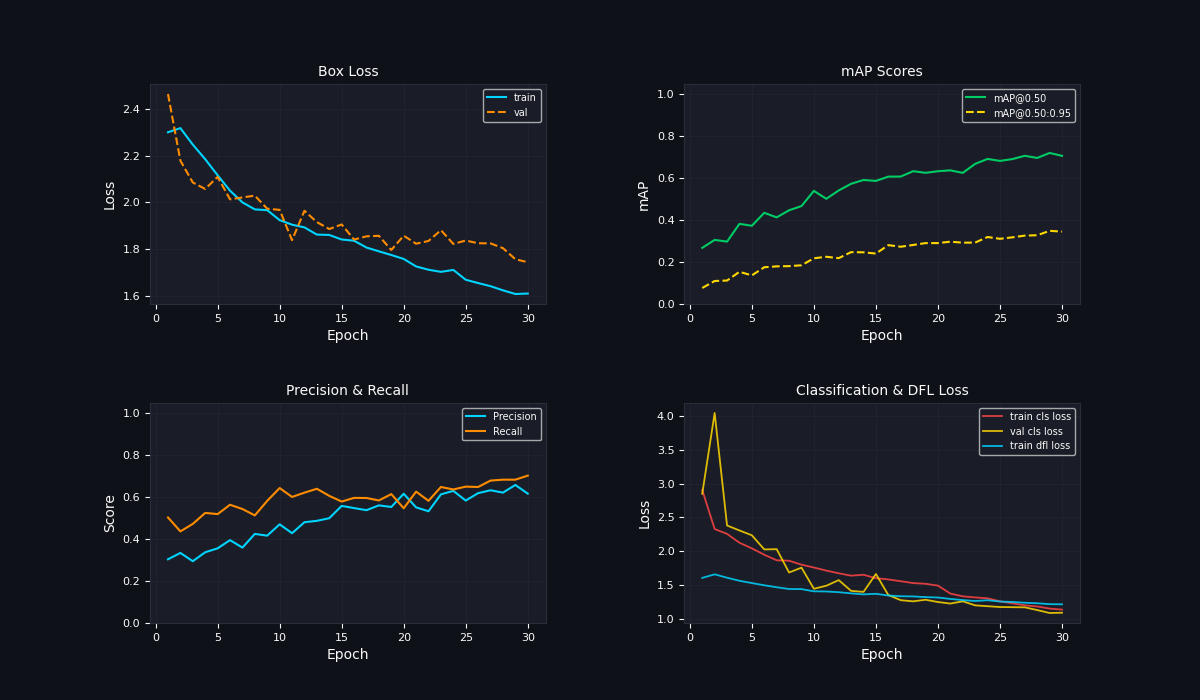
#> input picture stats/training_curves.png, 1200 x 700 px
$ python preprocessing.py --image stats/training_curves.png
#> lines starting #> are read from the running program, lines starting #| are printed output that depends on the picture
# ============================================================
#  preprocessing.py  —  CLAHE frame enhancement
# ============================================================

import cv2
import numpy as np
from config import CLAHE_ENABLED, CLAHE_CLIP, CLAHE_GRID


def enhance_frame(frame: np.ndarray) -> np.ndarray:
    """
    Applies CLAHE to the L channel of LAB colour space.
    Boosts contrast in low-light/hazy frames without colour shift.
    """
    if not CLAHE_ENABLED:
        return frame

    lab = cv2.cvtColor(frame, cv2.COLOR_BGR2LAB)
    l, a, b = cv2.split(lab)
    clahe = cv2.createCLAHE(clipLimit=CLAHE_CLIP, tileGridSize=CLAHE_GRID)
    l_enhanced = clahe.apply(l)
    enhanced_lab = cv2.merge([l_enhanced, a, b])
    return cv2.cvtColor(enhanced_lab, cv2.COLOR_LAB2BGR)


def preprocess(frame: np.ndarray) -> np.ndarray:
    """
    Master preprocessing pipeline — call this once per frame
    before passing to YOLOv8.
    Add more steps here in future phases.
    """
    frame = enhance_frame(frame)
    return frame


# ── Visual test — run directly to preview CLAHE on an image ──
# python preprocessing.py --image path\to\dark_frame.jpg

if __name__ == '__main__':
    import sys, argparse

    parser = argparse.ArgumentParser()
    parser.add_argument('--image', required=True, help='Path to a dark/hazy test frame')
    parser.add_argument('--save', default='enhanced_preview.jpg')
    args = parser.parse_args()

    original = cv2.imread(args.image)
#> original is the input picture: shape (700, 1200, 3); mean B, G, R 32, 25.1, 21.8
    if original is None:
        print(f'[ERROR] Could not read: {args.image}')
        sys.exit(1)

    enhanced = enhance_frame(original)
    h, w = original.shape[:2]
#> h = 700; w = 1200
    divider = np.full((h, 4, 3), 200, dtype=np.uint8)
    comparison = np.hstack([original, divider, enhanced])
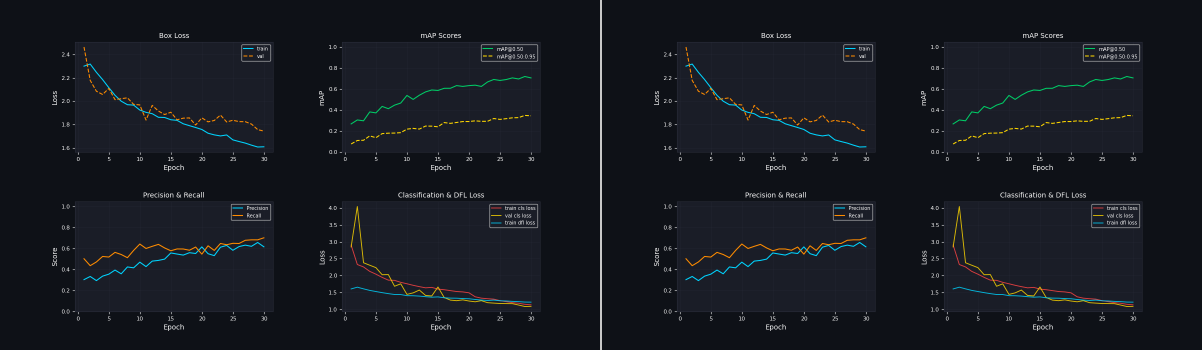
#> comparison: shape (700, 2404, 3) (shown at 1/2 size); mean B, G, R 32.3, 25.4, 22
    cv2.putText(comparison, 'Original',       (10,    30), cv2.FONT_HERSHEY_SIMPLEX, 0.9, (0,255,0), 2)
    cv2.putText(comparison, 'CLAHE Enhanced', (w+14,  30), cv2.FONT_HERSHEY_SIMPLEX, 0.9, (0,255,0), 2)
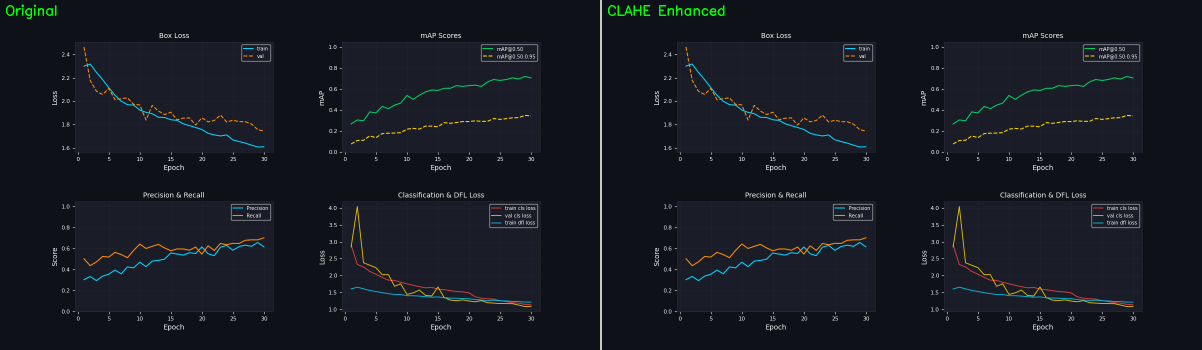
#> comparison: shape (700, 2404, 3) (shown at 1/2 size); mean B, G, R 32.2, 25.7, 22
    cv2.imwrite(args.save, comparison)

    print(f'[OK]  Saved comparison → {args.save}')
    print(f'      Brightness before : {original.mean():.1f}')
#|       Brightness before : 26.3
    print(f'      Brightness after  : {enhanced.mean():.1f}')
#|       Brightness after  : 26.3
